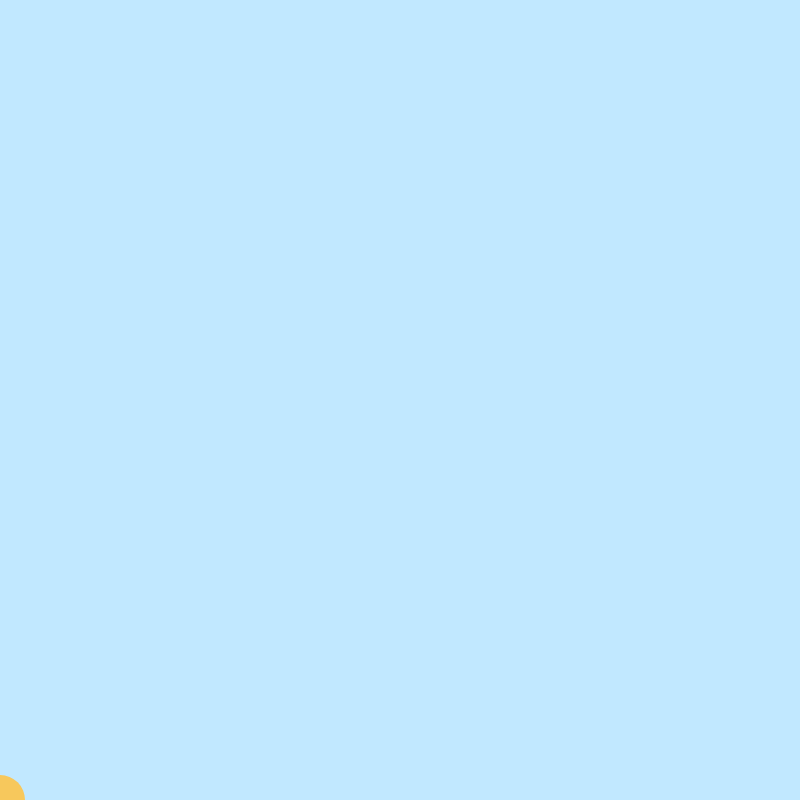
Frame 1 (no input)
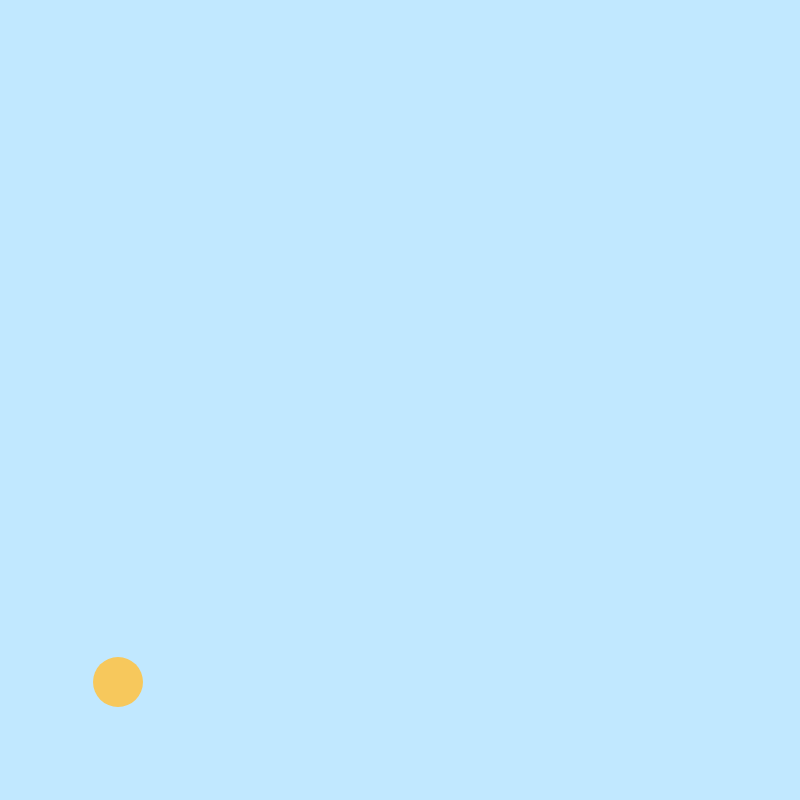
Frame 60 (no input)
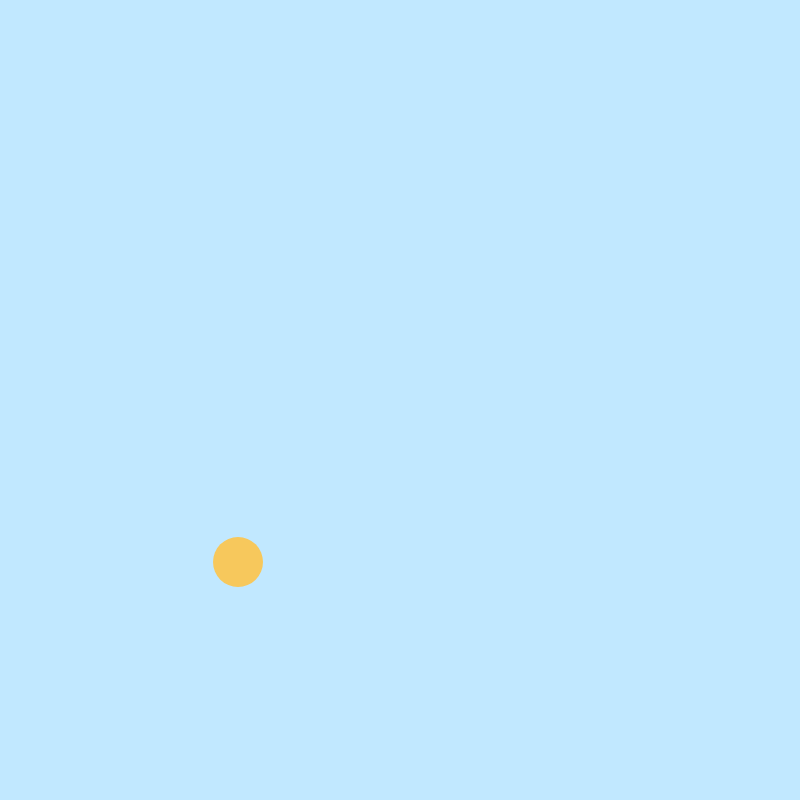
Frame 120 (the mouse pressed at the canvas centre since frame 60)

The p5.js sketch that drew these frames (run headless with seeded random() and noise() and a simulated clock; from frame 60 on, the mouse is pressed at the canvas centre):

// p5.js sketch
// ── sketch.js
// states 
let grow = 0;
let smile = 1;
let brush = 2;
let sun = 3;
let stars = 4;
let state = grow;

//background colors 
let skies = ['#C1E8FF', '#7DA0CA', "#5483B3", '#052659', '#021024'];
// face class 
let face; 
//scene 1 variables 
let x, y;
let size = 50;
let growing = false;

// scene 2 variables
let eyeW = 0;
let eyeH = 0;
let mouthW = 0;
let mouthH = 0;

//scene 3 variables 
let cleanLevel = 120;
let clean = false; 
let whiteness = cleanLevel;
let cleanTimer = 0; 
let sparkles = [];
 
// scene 4 variables
sunset = ["#052659", "#4B4D60", "#FD5E53", "#FC9C54"]; 
let auraIndex = sunset.length - 1;
let auraT = 0;
let auraLevel = 0;
let sunY;
let skyT = 0;
let sunTrail = [];

// scene 5 
let nightStars = [];
function setup() {
  createCanvas(800, 800);

  x = 0;
  y = height;
  sunY = height/2; 

  face = new Face(width/2, height/2, 500); 
}

function draw() {

  if (state == grow){
    scene1();
  } 
  else if (state == smile){
    scene2();
  } 
  else if (state == brush){
    scene3();
  } 
  else if (state == sun){
    scene4();
  } 
  else if (state == stars){

    if (nightStars.length === 0){
      for (let i = 0; i < 80; i++){
        nightStars.push(new Star(
          random(width),
          random(height),
          random(8, 20)
        ));
      }
    }
    scene5();
  }
}

function scene1(){
background(skies[grow]);

  fill(247, 200, 92);
  noStroke();

  ellipse(x, y, size, size);

  if (!growing) {
    x += 2;
    y -= 2;

    if (dist(x, y, width/2, height/2) < 5) {
      growing = true;
    }
  } else {
    if (size < 500) {
      size += 3;
    }
  }
  if (size >= 500){
    state = smile; 
  }
}
function scene2(){
background(skies[smile]);

face.display();
face.open();

  // keep your variables synced
eyeW = face.eyeW;
eyeH = face.eyeH;
mouthW = face.mouthW;
mouthH = face.mouthH;

if (face.isOpenComplete()){
    state = brush;
  }
}
function scene3(){
  background(skies[brush]);

  face.display();

  // toothbrush
  push();
  translate(mouseX, mouseY);
  rotate(-0.2);
  noStroke();
  fill(44, 104, 123);
  rectMode(CENTER);
  rect(0, 0, 80, 80);
  rectMode(CORNER);
  rect(40, -25, 160, 50);
  fill(200);
  rect(200, -25, 40, 50);
  fill(255);
  for (let i = 0; i < 5; i++) {
    rect(205 + i * 6, -25, 3, 20);
  }
  pop();

  let brushTipX = mouseX + 220;
  let brushTipY = mouseY;

  let closeToTeeth = dist(brushTipX, brushTipY, width/2, height/2 + 50);

  if (closeToTeeth < 120){
    cleanLevel += 5;
    cleanLevel = constrain(cleanLevel, 0, 255);
  }

  if (cleanLevel >= 255){
    clean = true;

    if (sparkles.length === 0){
      for (let i = 0; i < 10; i++){
        sparkles.push(new Star(
          random(width/2 - 200, width/2 + 200),
          random(height/2 + 20, height/2 + 150),
          random(20, 50)
        ));
      }
    }
  }

  for (let s of sparkles){
    s.display();
  }

  if (clean){
    cleanTimer++;
    if (cleanTimer > 60){
      state = sun;
    }
  }
}
function scene4() {
  let skyStart = color(sunset[0]);
  let skyEnd = color(skies[4]);
  let skyColor = lerpColor(skyStart, skyEnd, skyT);
  background(skyColor);


  sunTrail.push({ y: sunY, auraLevel: auraLevel });

  if (sunTrail.length > 30) { // last 30 frames
    sunTrail.shift();
  }


  for (let i = 0; i < sunTrail.length; i++) {
    let trail = sunTrail[i];
    let alpha = map(i, 0, sunTrail.length, 10, 80); // older = more transparent
    let size = 500 + trail.auraLevel * 0.5; // trail grows slightly
    let c = color('#FD5E53'); // warm sunset color
    c.setAlpha(alpha);
    fill(c);
    noStroke();
    ellipse(width/2, trail.y, size, size);
  }

  //sun
  fill('#F7C85C');
  noStroke();
  ellipse(width/2, sunY, 500, 500);
  face.y = sunY;
  face.display();
  face.close();

  if (!face.isClosedComplete()) {
    return;
  }

  // sunset
  let c1 = color(sunset[auraIndex]);
  let c2 = color(sunset[max(auraIndex - 1, 0)]);
  let current = lerpColor(c1, c2, auraT);
  let glow = color(current);
  glow.setAlpha(80);

  fill(glow);
  noStroke();
  ellipse(width/2, sunY, 500 + auraLevel);

  auraT += 0.01;
  auraLevel += 2;
  if (auraT >= 1) {
    auraT = 0;
    auraIndex--;
    if (auraIndex < 0) auraIndex = 0;
  }

 // sun drops 
  if (auraIndex === 0) {
    sunY += 3;

    // fade to night
    skyT += 0.01;
    skyT = constrain(skyT, 0, 1);
  }

  // 🎬 Transition to stars
  if (sunY > height*2 + 200) {
    state = stars;
  }
}
function scene5(){
  background(skies[stars]);

  for (let s of nightStars){
    s.glow();
    s.display();
  }
}

// ── classes.js

// classes 
class Face {
  constructor(x, y, size){
    this.x = x;
    this.y = y;
    this.size = size;

    this.eyeW = 0;
    this.eyeH = 0;
    this.mouthW = 0;
    this.mouthH = 0;
  }

  display(){
    fill(247, 200, 92);
    noStroke();
    ellipse(this.x, this.y, this.size, this.size);

    fill(255);
    ellipse(this.x - 100, this.y - 80, this.eyeW, this.eyeH);
    ellipse(this.x + 100, this.y - 80, this.eyeW, this.eyeH);

    fill(0);
    ellipse(this.x - 100, this.y - 80, this.eyeW/2, this.eyeH/2);
    ellipse(this.x + 100, this.y - 80, this.eyeW/2, this.eyeH/2);

    fill(cleanLevel);
    stroke(cleanLevel);
    strokeWeight(5);
    arc(this.x, this.y + 50, this.mouthW, this.mouthH, 0, PI, CHORD);
  }

  open(){
    if (this.eyeW < 150 || this.mouthW < 350){
      if (this.eyeW < 150) this.eyeW += 3;
      if (this.mouthW < 350) this.mouthW += 5;
    }
    else if (this.eyeH < 150 || this.mouthH < 300){
      if (this.eyeH < 150) this.eyeH += 3;
      if (this.mouthH < 300) this.mouthH += 5;
    }
  }

  close(){
    if (this.eyeH > 0 || this.mouthH > 0){
      if (this.eyeH > 0) this.eyeH -= 3;
      if (this.mouthH > 0) this.mouthH -= 5;
    }
    else if (this.eyeW > 0 || this.mouthW > 0){
      if (this.eyeW > 0) this.eyeW -= 3;
      if (this.mouthW > 0) this.mouthW -= 5;
    }
  }

  isOpenComplete(){
    return this.eyeW >= 150 && this.eyeH >= 150 &&
           this.mouthW >= 350 && this.mouthH >= 300;
  }

  isClosedComplete(){
    return this.eyeW <= 0 && this.eyeH <= 0 &&
           this.mouthW <= 0 && this.mouthH <= 0;
  }
}

class Star {
  constructor(x, y, size) {
    this.x = x;
    this.y = y;
    this.size = size;

    this.baseOpacity = random(150, 255);
    this.opacity = this.baseOpacity;

    this.twinkleOffset = random(TWO_PI);
    this.twinkleSpeed = random(0.02, 0.10);
  }

  display() {
    push();
    translate(this.x, this.y);

    stroke(180);
    strokeWeight(2);
    fill(255, this.opacity);

    beginShape();
    vertex(0, -this.size);
    bezierVertex(this.size*0.05, -this.size*0.3, this.size*0.7, -this.size*0.1, this.size, 0);
    bezierVertex(this.size*0.7, this.size*0.1, this.size*0.05, this.size*0.3, 0, this.size);
    bezierVertex(-this.size*0.05, this.size*0.3, -this.size*0.7, this.size*0.1, -this.size, 0);
    bezierVertex(-this.size*0.7, -this.size*0.1, -this.size*0.05, -this.size*0.3, 0, -this.size);
    endShape(CLOSE);

    pop();
  }

  glow(){
    this.opacity = this.baseOpacity + sin(frameCount * this.twinkleSpeed + this.twinkleOffset) * 80;

    push();
    translate(this.x, this.y);
    noStroke();
    fill(255, this.opacity * 0.10);
    ellipse(0, 0, this.size * 2);
    pop();
  }
}
